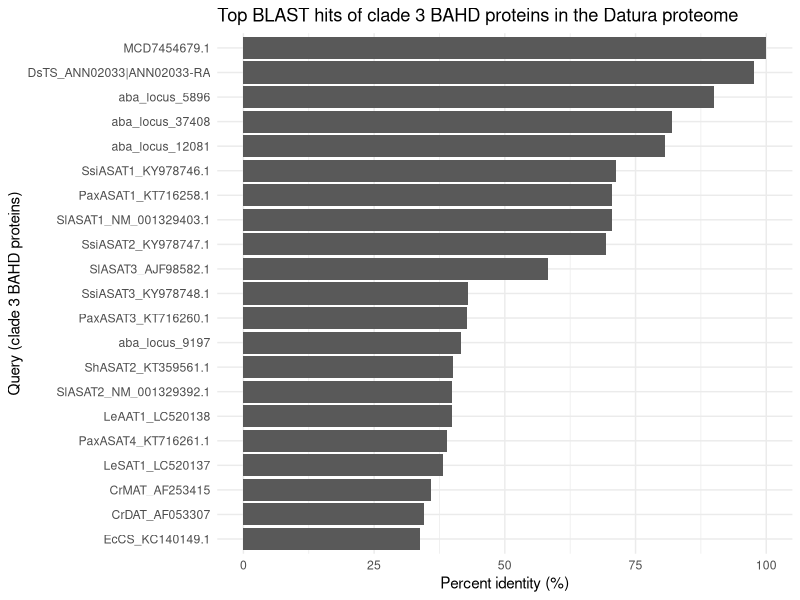

This figure's R source:
#!/usr/bin/env Rscript

# --------------------------------------------------------------
# analyze_blast.R
#
# This script reads the BLASTP output (outfmt 6) from:
#   02_blast/blast_clade3_vs_Ds_proteome.tab
# It extracts the top hit for each query (highest bitscore),
# saves a summary table, and creates a barplot of percent
# identity for the top hits.
#
# Input:
#   02_blast/blast_clade3_vs_Ds_proteome.tab
#
# Output (saved in 05_results/):
#   blast_top_hits_summary.tsv
#   blast_top_hits.png
# --------------------------------------------------------------

# Load tidyverse (as in the course)
library(tidyverse)

# Make sure the results directory exists
if (!dir.exists("05_results")) {
  dir.create("05_results")
}

# 1. Read BLAST outfmt 6 table
blast <- read_tsv(
  "02_blast/blast_clade3_vs_Ds_proteome.tab",
  col_names = c(
    "qseqid", "sseqid", "pident", "length", "mismatch",
    "gapopen", "qstart", "qend", "sstart", "send",
    "evalue", "bitscore"
  )
)

# 2. For each query, keep the top hit (highest bitscore)
blast_top <- blast |>
  group_by(qseqid) |>
  slice_max(order_by = bitscore, n = 1) |>
  ungroup()

# 3. Save summary table
write_tsv(blast_top, "05_results/blast_top_hits_summary.tsv")

# 4. Create barplot of percent identity for top hits
plot_top_hits <- blast_top |>
  ggplot(aes(x = pident,
             y = fct_reorder(qseqid, pident))) +
  geom_col() +
  labs(
    x = "Percent identity (%)",
    y = "Query (clade 3 BAHD proteins)",
    title = "Top BLAST hits of clade 3 BAHD proteins in the Datura proteome"
  ) +
  theme_minimal()

# 5. Save plot to 05_results
ggsave(
  filename = "05_results/blast_top_hits.png",
  plot = plot_top_hits,
  width = 8,
  height = 6
)
